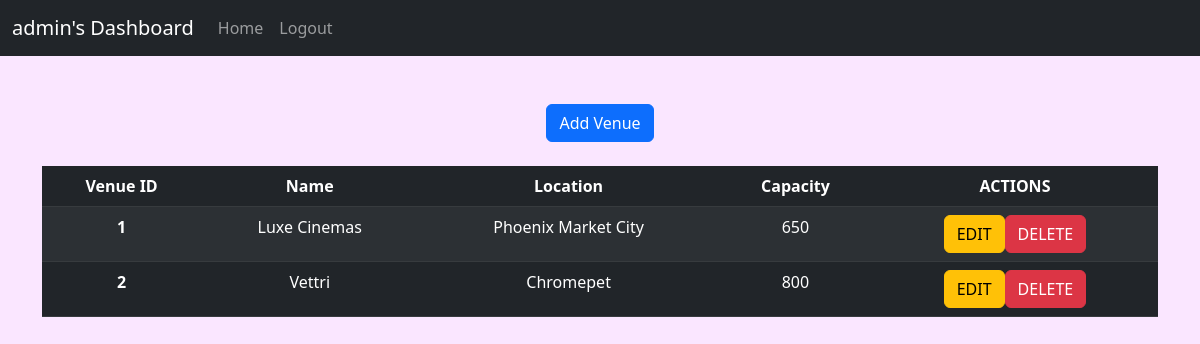
The page /manage_venues (signed in) on the database as committed earlier.
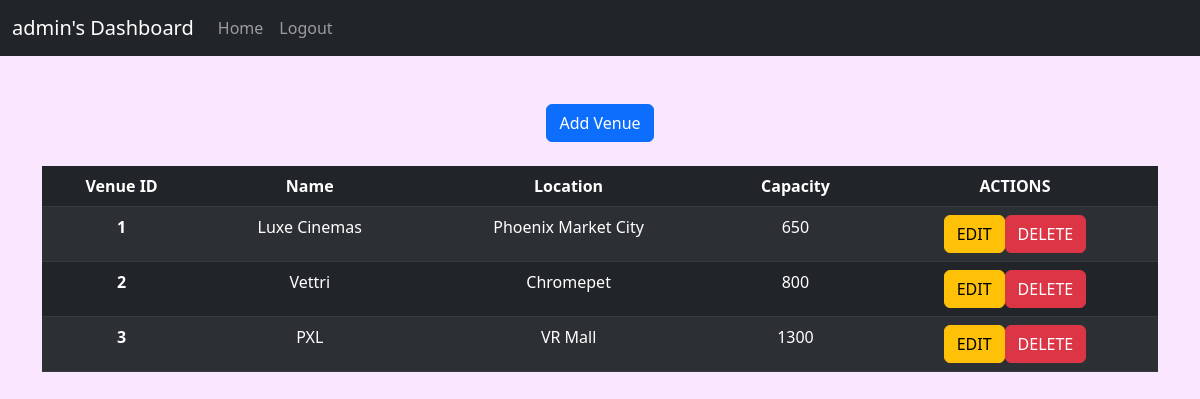
The same page on the database as committed later.
### app/models.py (models this page shows, shortened)
class Venue(db.Model):
    id = db.Column(db.Integer, primary_key = True)
    name = db.Column(db.String(32), index = True, nullable = False)
    location = db.Column(db.String(64), index = True, nullable = False)
    caption = db.Column(db.String(128))
    capacity = db.Column(db.Integer, nullable = False)
    pic = db.Column(db.LargeBinary)
    shows = db.relationship('Show', secondary = 'show_venue', backref = 'venues', lazy = 'dynamic')
    bookings = db.relationship('Booking', backref = 'venue', cascade = 'all, delete')
    __table_args__ = (UniqueConstraint('name', 'location', name='u_venue_name_loc'),)

### app/routes.py (the view)
    def wrapper_func(*args, **kwargs):
        if current_user.username != "admin":
            flash("Access denied. No admin privileges for {}".format(current_user.username))
            return redirect(url_for('index'))
        else:
            return my_route(*args, **kwargs)

### app/models.py (called while the page is built)
@login.user_loader
def load_user(id):
    return User.query.get(int(id))

### app/routes.py (called while the page is built)
def check_admin_decor(my_route):
    def wrapper_func(*args, **kwargs):
        if current_user.username != "admin":
            flash("Access denied. No admin privileges for {}".format(current_user.username))
            return redirect(url_for('index'))
        else:
            return my_route(*args, **kwargs)
    wrapper_func.__name__ = my_route.__name__
    return wrapper_func

@app.route('/manage_venues')
@login_required
@check_admin_decor
def manage_venues():
    return render_template('manage_venues.html', title = 'Manage Venues', venues = Venue.query.all())

### app/templates/manage_venues.html (shortened to what this page needs)
{% extends "base.html" %}
{% block content %}
<div class = "container">
    <div class="d-flex justify-content-center mb-4">
        <a href="{{url_for('create_venue')}}">
            <button type="button" class="btn btn-primary">Add Venue</button>
        </a>
    </div>
    <table class="table table-dark table-striped">
        <thead>
          <tr>
            <th scope="col">Venue ID</th>
            <th scope="col">Name</th>
            <th scope="col">Location</th>
            <th scope="col">Capacity</th>
            <th scope="col">ACTIONS</th>
          </tr>
        </thead>
        <tbody>
        {% for venue in venues %}
            <tr>
            <th scope="row">{{venue.id}}</th>
            <td>{{venue.name}}</td>
            <td>{{venue.location}}</td>
            <td>{{venue.capacity}}</td>
            <td>
                <div class="btn-group" role="group" aria-label="Venue Actions">
                    <a href="{{ url_for('edit_venue',venue_id=venue.id) }}">
                        <button type="button" class="btn btn-warning">EDIT</button>
                    </a>
                    <a href="{{ url_for('delete_venue',venue_id=venue.id) }}">
                        <button type="button" class="btn btn-danger" onclick="return showConfirmation()">DELETE</button>
                    </a>
                  </div>
            </td>
            </tr>
        {% endfor %}
        </tbody>
      </table>
</div>
{% endblock %}

Rows that differ between the two databases and show on the page:
added Venue: id "3", name "PXL", location "VR Mall", capacity "1300"
